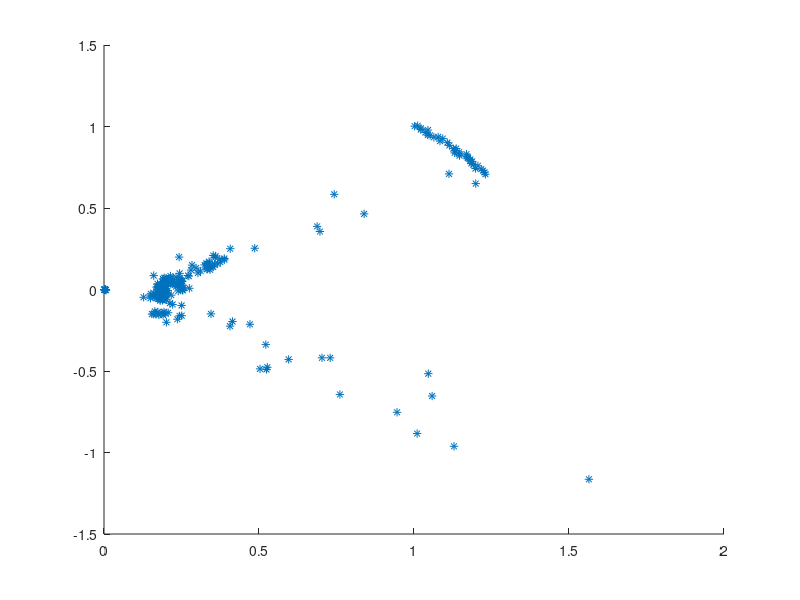

Write MATLAB code to recreate this figure.
clc
clear

%q2
%Millimeter wave (mmWave) is a special class of radar technology that uses short- wavelength electromagnetic waves.
%millimeter wave technology allows transmission on frequencies between 30 GHz and 300 GHz

%the return time of a short infarred light pulse to be emitted and returned
%to teh sensor

%time of flight  =speedlight x time to return/2
%=3*10^8*t/2 

%load and store the data 'radar_202.csv' in raw_data
%be in form distance, angle
%raw_data = csvread('Sample1.csv');

%raw_data = importfile('Sample.csv');

%establish the number of angles and ranges in the data
file = fopen('angledata.txt', 'r');


angles = fscanf(file, '%i');
fclose(file);

file = fopen('lidar.txt', 'r');

time_intervals = fscanf(file, '%i');

fclose(file);

%number_of_data_sets = size(angles);


%create the  zero matrix of the same size of raw_data
%time_intervals = raw_data(:,1);

[num_angle_readings, ~] = size(angles);
[number_lidar_readings, ~] = size(time_intervals);

while(num_angle_readings ~= number_lidar_readings)
    
    [num_angle_readings, ~] = size(angles);
    [number_lidar_readings, ~] = size(time_intervals);
    
    if(num_angle_readings > number_lidar_readings)
       angles = angles(1:end-1); 
    elseif (num_angle_readings < number_lidar_readings)
        time_intervals = time_intervals(1:end-1);      
    end
    
    
    
    
end
    

maxvalue=max(angles);
minvalue=min(angles);
difference=maxvalue-minvalue;


angles = angles - minvalue;
angles = angles ./ (difference/100);
angles = angles .* 0.9;
angles = angles - 45;





%value for the speed of light
c=299792458;

%calculate the ranges by using the prior equation, multiplying time x
%speed, dividing by two and 10^9 to convert to metres
ranges= time_intervals .* c / (10^13);


%convert the range and angle to the x coordinate via r*cos(t)
x= ranges .* cosd(angles);

%convert the range and angle to the y coordinate via r*sin(t)
y=ranges .* sind(angles);


scatter(x,y,"*")
